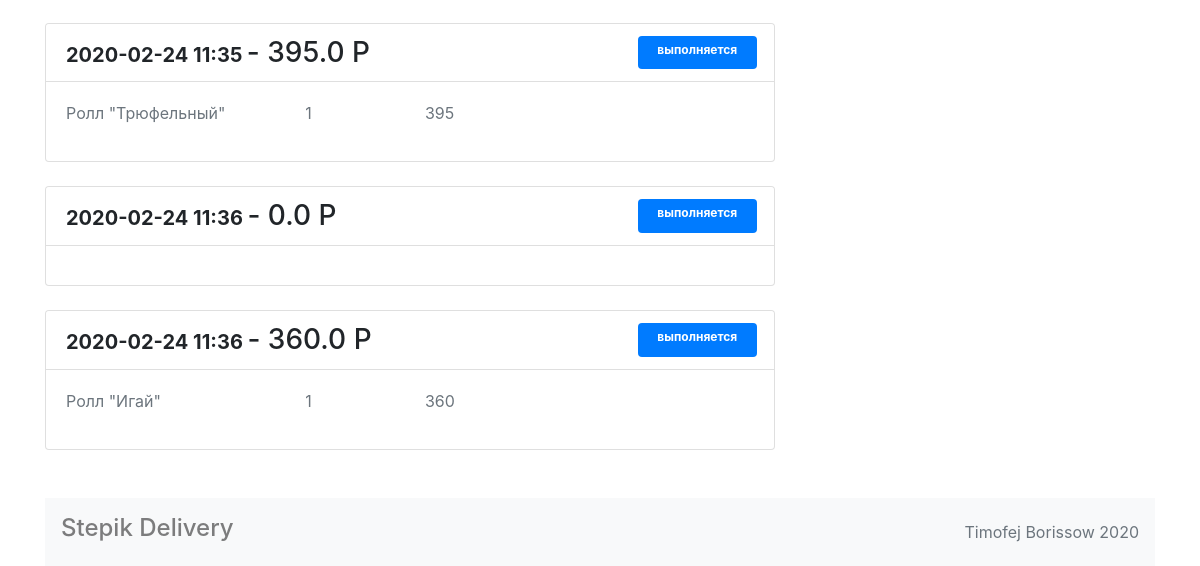
The app's page /account/ (signed in, lower part), older data.
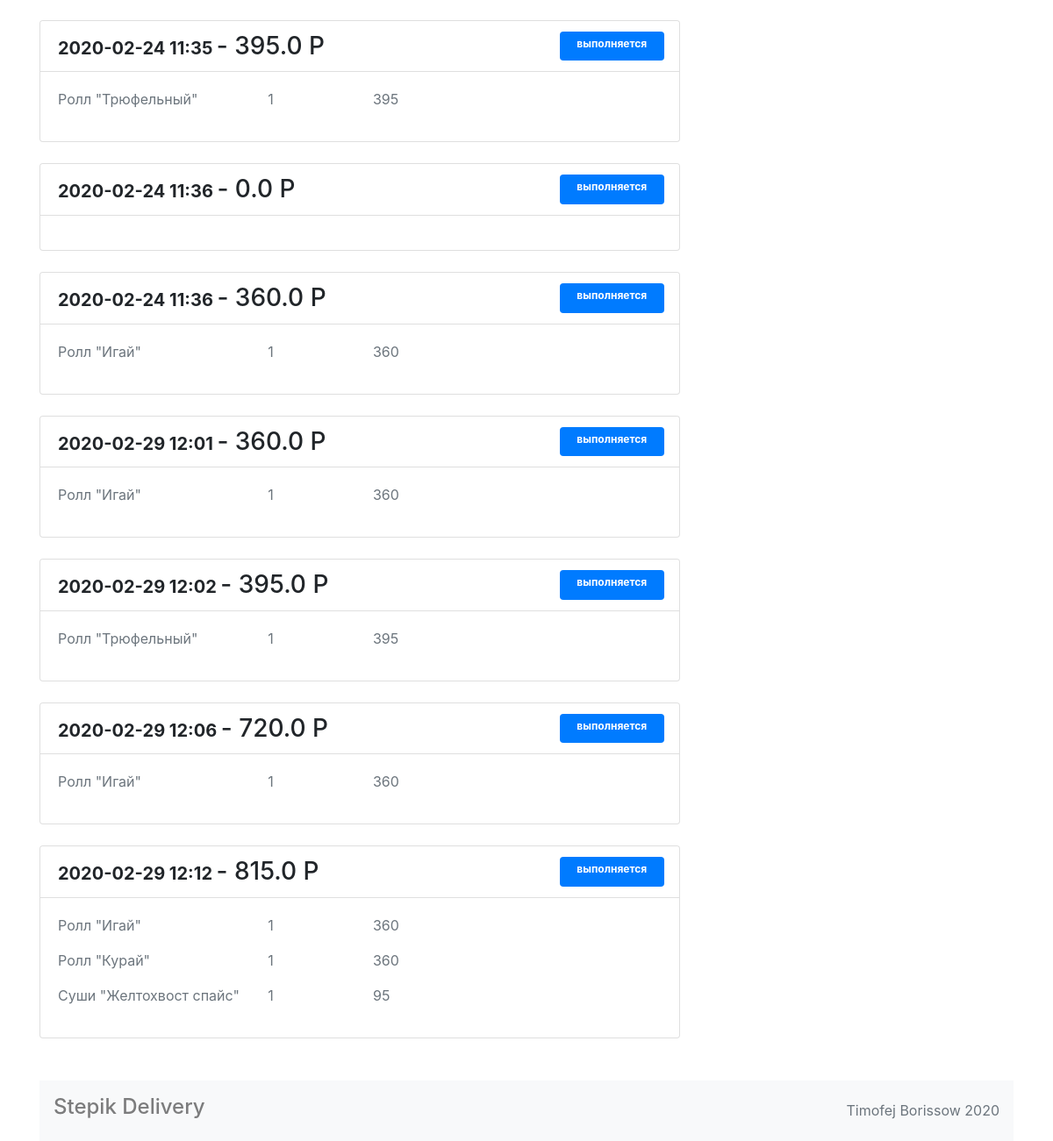
The same page, newer data.
### models.py (models this page shows, shortened)
class Order (db.Model):
    __tablename__ = "orders"
    id = db.Column(db.Integer, primary_key=True)
    data = db.Column(db.String(50), nullable=False)
    summ = db.Column(db.Float, nullable=False)
    status = db.Column(db.String(50), nullable=False)
    user_id = db.Column(db.Integer, db.ForeignKey("users.id"))
    user = db.relationship("User", back_populates="orders")
    meals = db.relationship(
        "Meal", secondary=meals_orders_association, back_populates="orders"
    )

class Meal (db.Model):
    __tablename__ = "meals"
    id = db.Column(db.Integer, primary_key=True)
    title = db.Column(db.String(50), nullable=False)
    price = db.Column(db.String(50), nullable=False)
    description = db.Column(db.Text(250), nullable=False)
    picture = db.Column(db.Text(500), nullable=False)
    category = db.relationship("Category", back_populates="meal")
    orders = db.relationship(
        "Order", secondary=meals_orders_association, back_populates="meals")
    category_id = db.Column(db.Integer, db.ForeignKey("categories.id"))

### views.py (the view)
@app.route("/account/")
@login_required
def acc():
    user_id = session.get("_user_id")
    user = db.session.query(User).filter(User.id == user_id).first()
    orders = user.orders
    return render_template("account.html", role=session.get("role"),
                           name=db.session.query(User).filter(User.id == session.get("_user_id")).first().name,
                           amount=len(session.get("cart", [])), total_cost=total(), orders=orders)

### views.py (called while the page is built)
@login_manager.user_loader
def load_user(user_id):
    return User.query.get(user_id)

def total():
    cart_list = []
    total_cost = 0
    cart = session.get("cart", [])
    for id in cart:
        newmeal = db.session.query(Meal).filter(Meal.id == id).first()
        cart_list.append(newmeal)
        total_cost += int(newmeal.price)
        session["total"] = total_cost
    return total_cost

@app.after_request
def redirect_to_login(responce):
    if responce.status_code == 401:
        return redirect("/login")
    elif responce.status_code == 403:
        return redirect("/login")
    else:
        return responce

### templates/account.html (shortened to what this page needs)
{% extends 'base.html' %}
{% block container %}
  <main class="container">
    <section class="row">
      <div class="col-12 col-lg-8">
          {% if orders|length > 0 %}
          {% for order in orders %}
        <div class="mt-4 card">
          <ul class="list-group list-group-flush">
            <li class="list-group-item">
              <div class="row">
                <div class="col-7 col-lg-9">
                  <span class="h5 font-weight-bold">{{order.data}}</span>
                  <span class="h3">- {{order.summ}} P</span>
                </div>
                <div class="col-3 col-lg-2 ml-5 py-2 badge badge-primary text-wrap">{{order.status}}</div>
              </div>
            </li>
            <div class="card-body">
              <div class="row">
                {% for meal in order.meals %}
                <p class="col-4 text-muted">{{meal.title}} </p>
                <p class="col-2 text-muted"> 1</p>
                <p class="col-6 text-muted"> {{meal.price}} </p>
                {% endfor %}
              </div>
            </div>
          </ul>
        </div>
          {% endfor %}
          {% endif %}
      </div>
    </section>
  {% endblock %}

Row changes from the older to the newer data that the page shows:
added Order: data "2020-02-29 12:01", summ "360.0", status "выполняется", Meal (title "Ролл \"Игай\"", price "360")
added Order: data "2020-02-29 12:02", summ "395.0", status "выполняется", Meal (title "Ролл \"Трюфельный\"", price "395")
added Order: data "2020-02-29 12:06", summ "720.0", status "выполняется", Meal (title "Ролл \"Игай\"", price "360")
added Order: data "2020-02-29 12:12", summ "815.0", status "выполняется", Meal (title "Ролл \"Игай\"", price "360")
now on this page (row unchanged): Meal: title "Ролл \"Курай\"", price "360", shown under "2020-02-29 12:12"
now on this page (row unchanged): Meal: title "Суши \"Желтохвост спайс\"", price "95", shown under "2020-02-29 12:12"
